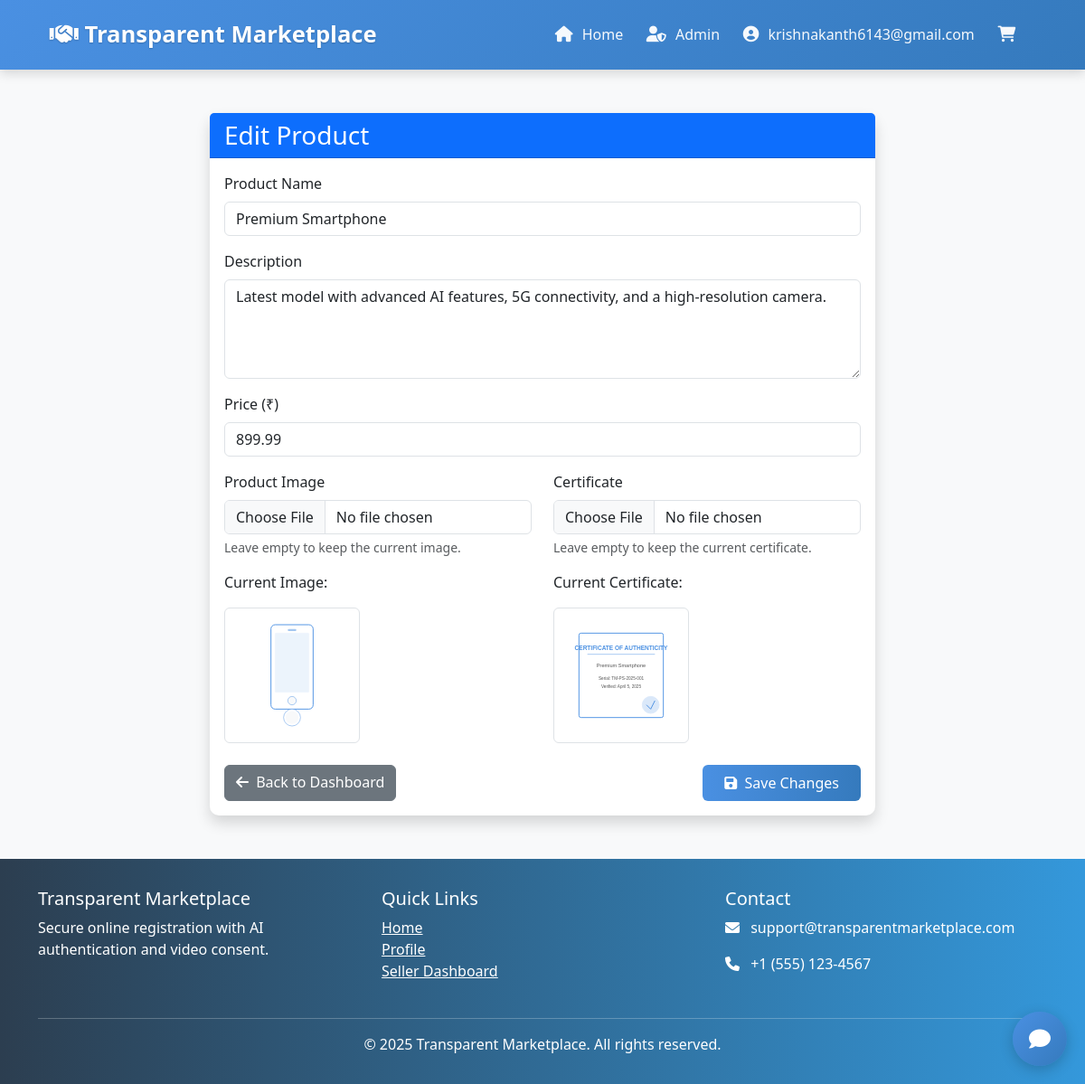
The page /edit-product/2 (signed in) on the database its author committed.
### app.py (models this page shows, shortened)
class User(db.Model, UserMixin):
    id = db.Column(db.Integer, primary_key=True)
    username = db.Column(db.String(80), unique=True, nullable=False)
    email = db.Column(db.String(120), unique=True, nullable=False)
    password_hash = db.Column(db.String(128))
    aadhaar_number = db.Column(db.String(12), unique=True, nullable=True)
    is_verified = db.Column(db.Boolean, default=False)
    is_seller = db.Column(db.Boolean, default=False)
    is_admin = db.Column(db.Boolean, default=False)
    face_verification = db.Column(db.Boolean, default=False)
    otp_secret = db.Column(db.String(16))
    products = db.relationship('Product', backref='seller', lazy=True)
    complaints = db.relationship('Complaint', backref='user', lazy=True)
    ratings = db.relationship('Rating', backref='user_rating', lazy=True)
    wishlists = db.relationship('Wishlist', backref='user', lazy=True)
    created_at = db.Column(db.DateTime, default=datetime.utcnow)

class Product(db.Model):
    id = db.Column(db.Integer, primary_key=True)
    name = db.Column(db.String(100), nullable=False)
    description = db.Column(db.Text, nullable=False)
    price = db.Column(db.Float, nullable=False)
    image_path = db.Column(db.String(200))
    certificate_path = db.Column(db.String(200))
    seller_id = db.Column(db.Integer, db.ForeignKey('user.id'), nullable=False)
    is_verified = db.Column(db.Boolean, default=False)
    avg_rating = db.Column(db.Float, default=0)
    created_at = db.Column(db.DateTime, default=datetime.utcnow)
    complaints = db.relationship('Complaint', backref='product', lazy=True)
    ratings = db.relationship('Rating', backref='product_rating', lazy=True)

### app.py (the view, shortened to what this page needs)
@app.route('/edit-product/<int:product_id>', methods=['GET', 'POST'])
@login_required
def edit_product(product_id):
    product = Product.query.get_or_404(product_id)
    if product.seller_id != current_user.id and not current_user.is_admin:
        flash('You do not have permission to edit this product!', 'danger')
        return redirect(url_for('home'))
    return render_template('edit_product.html', product=product)

### app.py (called while the page is built)
@app.context_processor
def utility_processor():
    return {
        'format_ist_time': format_ist_time
    }

@login_manager.user_loader
def load_user(user_id):
    return User.query.get(int(user_id))

### templates/edit_product.html (shortened to what this page needs)
{% extends 'base.html' %}
{% block content %}
<div class="container py-5">
    <div class="row justify-content-center">
        <div class="col-md-8">
            <div class="card shadow">
                <div class="card-header bg-primary text-white">
                    <h3 class="mb-0">Edit Product</h3>
                </div>
                <div class="card-body">
                    <form method="POST" enctype="multipart/form-data">
                        <div class="mb-3">
                            <label for="name" class="form-label">Product Name</label>
                            <input type="text" class="form-control" id="name" name="name" value="{{ product.name }}" required>
                        </div>
                        <div class="mb-3">
                            <label for="description" class="form-label">Description</label>
                            <textarea class="form-control" id="description" name="description" rows="4" required>{{ product.description }}</textarea>
                        </div>
                        <div class="mb-3">
                            <label for="price" class="form-label">Price (₹)</label>
                            <input type="number" class="form-control" id="price" name="price" step="0.01" value="{{ product.price }}" required>
                        </div>
                        <div class="row mb-4">
                            <div class="col-md-6">
                                <div class="mb-3">
                                    <label for="image" class="form-label">Product Image</label>
                                    <input type="file" class="form-control" id="image" name="image" accept="image/*">
                                    <div class="form-text">Leave empty to keep the current image.</div>
                                </div>
                                <div class="mt-2">
                                    <p>Current Image:</p>
                                    <img src="{{ url_for('static', filename='uploads/' + product.image_path) }}"
                                         alt="{{ product.name }}" class="img-thumbnail" style="max-height: 150px;">
                                </div>
                            </div>
                            <div class="col-md-6">
                                <div class="mb-3">
                                    <label for="certificate" class="form-label">Certificate</label>
                                    <input type="file" class="form-control" id="certificate" name="certificate" accept="image/*">
                                    <div class="form-text">Leave empty to keep the current certificate.</div>
                                </div>
                                <div class="mt-2">
                                    <p>Current Certificate:</p>
                                    <img src="{{ url_for('static', filename='uploads/' + product.certificate_path) }}"
                                         alt="Certificate for {{ product.name }}" class="img-thumbnail" style="max-height: 150px;">
                                </div>
                            </div>
                        </div>
                        <div class="d-flex justify-content-between">
                            {% if current_user.is_admin %}
                            <a href="{{ url_for('admin_dashboard') }}" class="btn btn-secondary">
                                <i class="fas fa-arrow-left me-1"></i> Back to Dashboard
                            </a>
                            {% else %}
                            <a href="{{ url_for('seller_dashboard') }}" class="btn btn-secondary">
                                <i class="fas fa-arrow-left me-1"></i> Back to Dashboard
                            </a>
                            {% endif %}
                            <button type="submit" class="btn btn-primary">
                                <i class="fas fa-save me-1"></i> Save Changes
                            </button>
                        </div>
                    </form>
                </div>
            </div>
        </div>
    </div>
</div>
{% endblock %}

### templates/base.html (shortened to what this page needs)
<!DOCTYPE html>
<html lang="en">
<head>
    <link href="https://cdn.jsdelivr.net/npm/bootstrap@5.3.0/dist/css/bootstrap.min.css" rel="stylesheet">
    <link rel="stylesheet" href="https://cdnjs.cloudflare.com/ajax/libs/font-awesome/6.0.0-beta3/css/all.min.css">
</head>
<body>
    <nav class="navbar navbar-expand-lg navbar-dark">
        <div class="container">
            <a class="navbar-brand" href="{{ url_for('home') }}">
                <i class="fas fa-handshake"></i> Transparent Marketplace
            </a>
            <div class="collapse navbar-collapse" id="navbarNav">
                <ul class="navbar-nav ms-auto">
                    <li class="nav-item">
                        <a class="nav-link" href="{{ url_for('home') }}">
                            <i class="fas fa-home"></i> Home
                        </a>
                    </li>
                    {% if current_user.is_authenticated %}
                        {% if current_user.is_admin %}
                            <li class="nav-item">
                                <a class="nav-link" href="{{ url_for('admin_dashboard') }}">
                                    <i class="fas fa-user-shield"></i> Admin
                                </a>
                            </li>
                        {% endif %}
                        <li class="nav-item user-menu">
                            <a class="nav-link" href="#">
                                <i class="fas fa-user-circle"></i> {{ current_user.username }}
                            </a>
                        </li>
                        <li class="nav-item">
                            <a class="nav-link cart-icon" href="#" data-bs-toggle="modal" data-bs-target="#globalCartModal">
                                <i class="fas fa-shopping-cart"></i>
                            </a>
                        </li>
                    {% endif %}
                </ul>
            </div>
        </div>
    </nav>
    <main>
        {% block content %}{% endblock %}
    </main>
    <button id="toggleChatbot" class="chat-toggle-btn">
        <i class="fas fa-comment"></i>
    </button>
    <footer class="footer">
        <div class="container">
            <div class="row">
                <div class="col-md-4">
                    <h5>Transparent Marketplace</h5>
                    <p>Secure online registration with AI authentication and video consent.</p>
                </div>
                <div class="col-md-4">
                    <h5>Quick Links</h5>
                    <ul class="list-unstyled">
                        <li><a href="{{ url_for('home') }}" class="text-white">Home</a></li>
                        {% if current_user.is_authenticated %}
                            <li><a href="{{ url_for('profile') }}" class="text-white">Profile</a></li>
                            {% if current_user.is_seller %}
                                <li><a href="{{ url_for('seller_dashboard') }}" class="text-white">Seller Dashboard</a></li>
                            {% endif %}
                        {% else %}
                            <li><a href="{{ url_for('login') }}" class="text-white">Login</a></li>
                            <li><a href="{{ url_for('register') }}" class="text-white">Register</a></li>
                        {% endif %}
                    </ul>
                </div>
                <div class="col-md-4">
                    <h5>Contact</h5>
                    <p><i class="fas fa-envelope me-2"></i> support@transparentmarketplace.com</p>
                    <p><i class="fas fa-phone me-2"></i> +1 (555) 123-4567</p>
                </div>
            </div>
            <hr class="mt-4 mb-3 border-light">
            <p class="text-center mb-0">&copy; 2025 Transparent Marketplace. All rights reserved.</p>
        </div>
    </footer>
</body>
</html>

### templates/base.html (style rules this page uses)
body { min-height: 100vh; display: flex; flex-direction: column; background-color: #f8f9fa; }
.navbar { padding: 1rem; box-shadow: 0 4px 12px rgba(0,0,0,0.15); background: linear-gradient(135deg, #4a90e2, #357abd); }
.navbar-brand { font-size: 1.6rem; font-weight: bold; color: white !important; text-shadow: 0 1px 2px rgba(0,0,0,0.2); padding: 0.2rem 0.8rem; border-radius: 6px; transition: all 0.3s ease; }
.nav-link { color: rgba(255,255,255,0.95) !important; padding: 0.6rem 1.2rem; margin: 0 0.3rem; border-radius: 8px; font-weight: 500; transition: all 0.3s ease; position: relative; overflow: hidden; }
.nav-link:before { content: ''; position: absolute; bottom: 0; left: 50%; width: 0; height: 3px; background-color: white; transform: translateX(-50%); transition: width 0.3s ease; }
.nav-link i { margin-right: 6px; font-size: 1.1em; transition: transform 0.3s ease; }
.cart-icon { position: relative; padding-right: 1.5rem !important; }
.btn-primary { background: linear-gradient(to right, #4a90e2, #357abd); border: none; padding: 0.5rem 1.5rem; transition: all 0.3s ease; }
.card { border: none; border-radius: 10px; box-shadow: 0 4px 6px rgba(0,0,0,0.1); transition: all 0.3s ease; }
.footer { background: linear-gradient(to right, #2c3e50, #3498db); color: white; padding: 2rem 0; margin-top: auto; }
.user-menu { position: relative; display: inline-block; }
.chat-toggle-btn { position: fixed; bottom: 20px; right: 20px; width: 60px; height: 60px; background: linear-gradient(135deg, #4a90e2, #357abd); color: white; border: none; border-radius: 50%; font-size: 24px; cursor: pointer; z-index: 999; display: flex; align-items: center; justify-content: center; box-shadow: 0 4px 15px rgba(0, 0, 0, 0.2); transition: all 0.3s ease; }

### rows shown on the page
User: username "krishnakanth6143@gmail.com"
Product: name "Premium Smartphone", description "Latest model with advanced AI features, 5G connectivity, and a high-resolution camera.", price "899.99", image_path (picture), certificate_path (picture)
